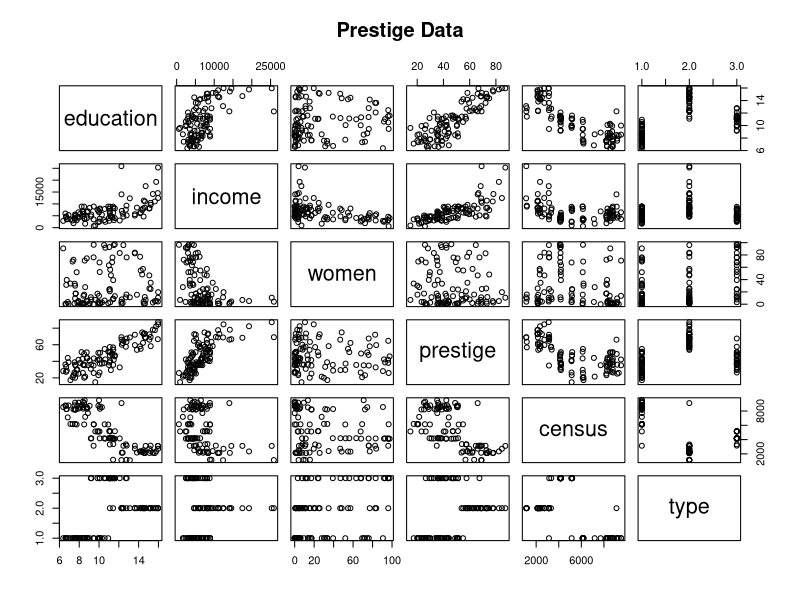
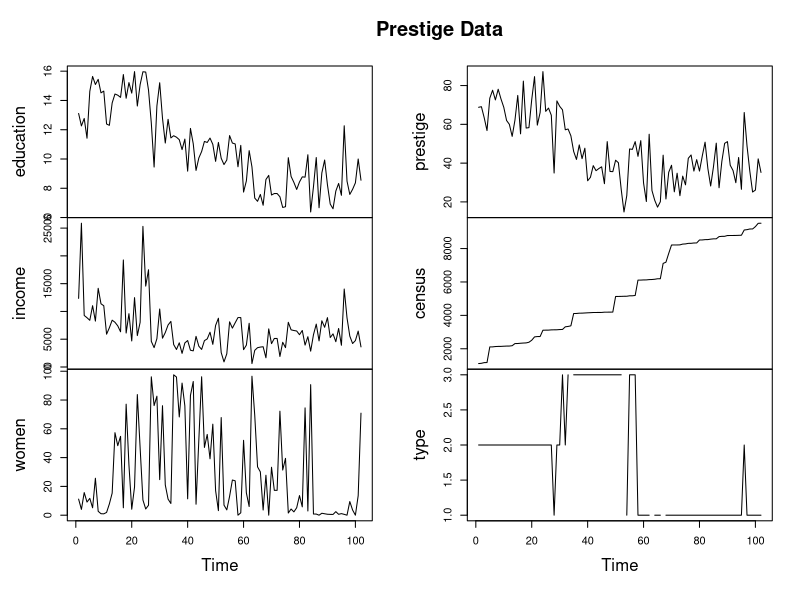
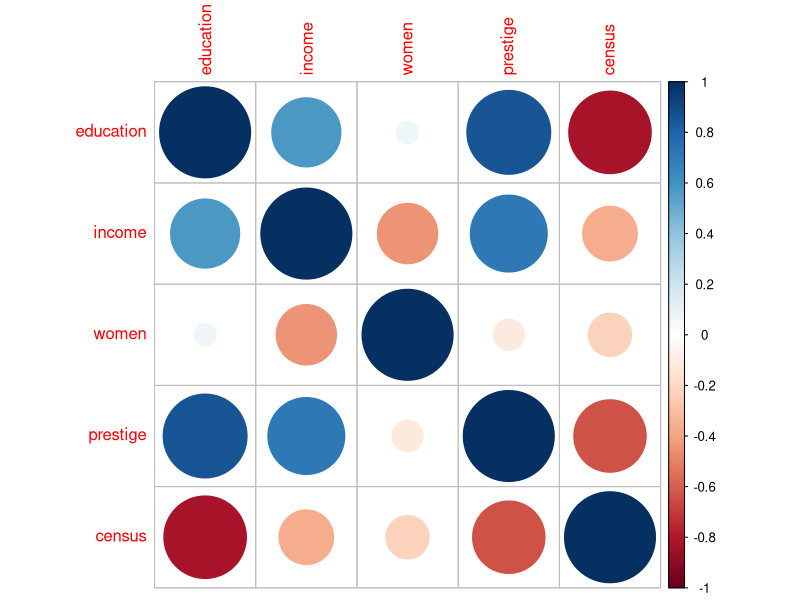
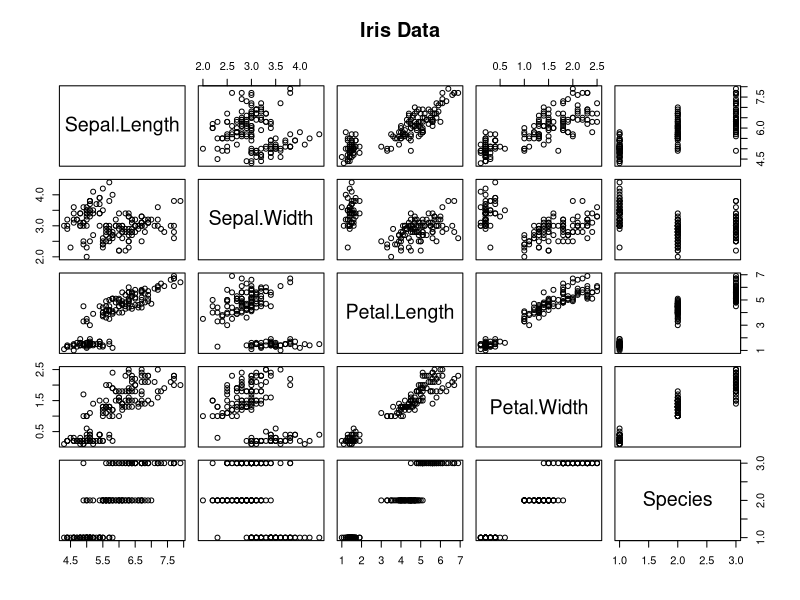
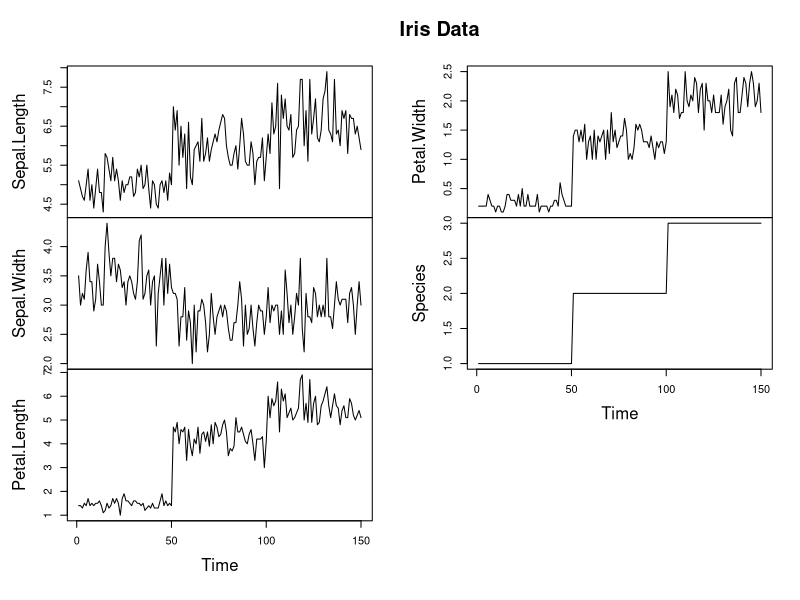
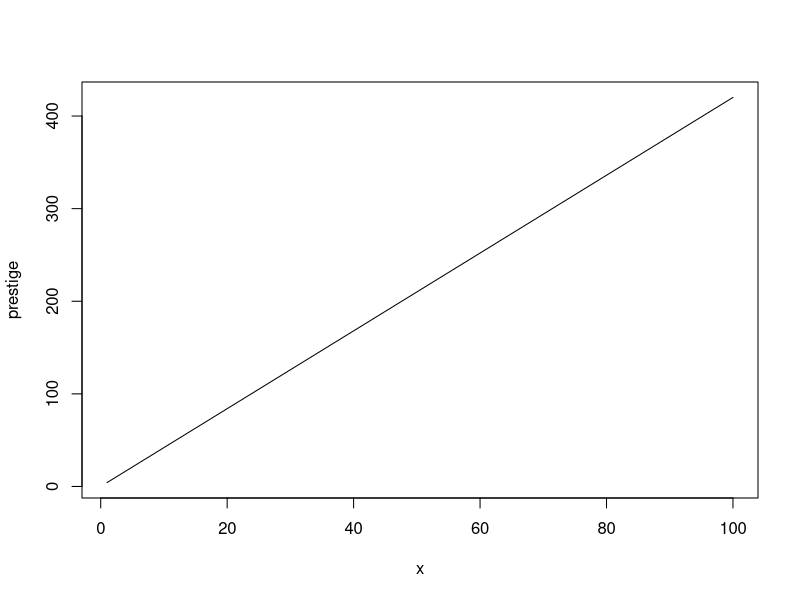
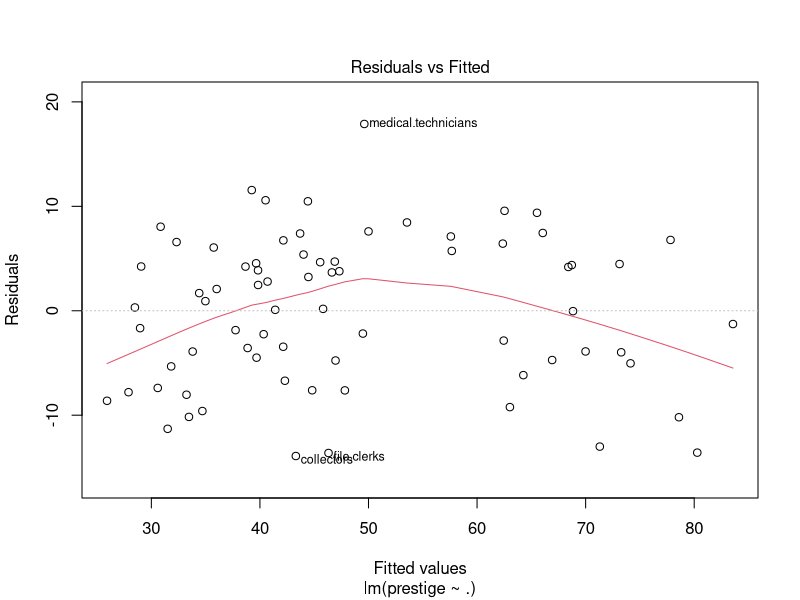
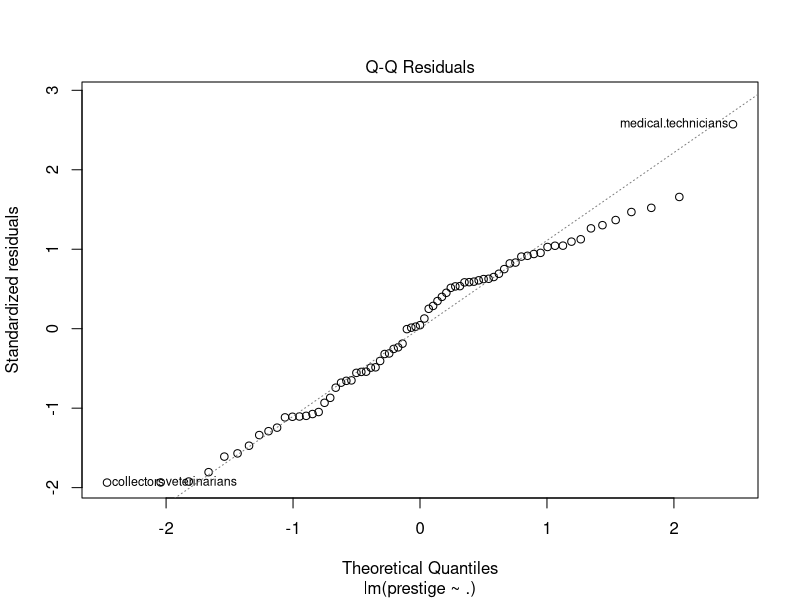

Write the R code that produced these figures, in order.
## ---- chunk 1
library(car)
## ---- chunk 2
Prestige
## ---- chunk 3
summary(Prestige)
## ---- chunk 4
pairs(main="Prestige Data", Prestige)
## ---- chunk 5
plot.ts(main="Prestige Data", Prestige)
## ---- chunk 6
d <- data.frame(education = Prestige$education, income = Prestige$income, women = Prestige$women, prestige = Prestige$prestige, census = Prestige$census)
m <- cor(d)
library('corrplot')
corrplot(m, method="circle")
## ---- chunk 7
testidx_pre <- which(1:nrow(Prestige)%%4==0)
## ---- chunk 8
prestige_train <- Prestige[-testidx_pre,]
## ---- chunk 9
prestige_test <- Prestige[testidx_pre,]
## ---- chunk 10
pairs(main="Iris Data", iris)
## ---- chunk 11
plot.ts(main="Iris Data", iris)
## ---- chunk 12
testidx <- which(1:length(iris[,1])%%5==0)
## ---- chunk 13
iristrain <- iris[-testidx,]
## ---- chunk 14
iristest <- iris[testidx,]
## ---- chunk 15
model <- lm(prestige~., data=prestige_train)
## ---- chunk 16
prediciton <- predict(model, newdata=prestige_test)
## ---- chunk 17
cor(prediciton, prestige_test$prestige)
summary(model)
## ---- chunk 18
# curve(4.201e+00*x^5 + 1.150e-03*x^4 + 3.630e-02*x^3 + 1.865e-03*x^2 + 1.131e+01*x^1 + 1.987e+00*x^0 ,from=1, to=200,, xlab="x", ylab="prestige")
curve(4.201e+00*x + 1.150e-03,from=1, to=100, xlab="x", ylab="prestige")
## ---- chunk 19
plot(model)
## ---- chunk 20
prediciton
